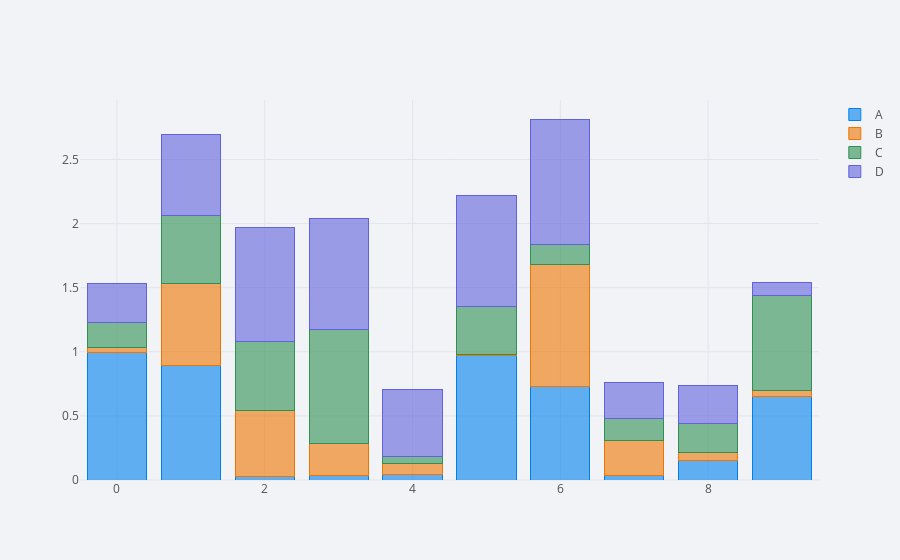

Notebook cell for this chart:
### Code cell
'''stack bar chart'''
df.iplot(kind='bar', barmode='stack',
         filename='cufflinks grouped bar chart')

### Figure 1 — Plotly figure (JSON) as saved in the notebook; plotly's stock layout.template omitted (floating-point values rounded to 4 significant figures)
{"data": [{"marker": {"color": "rgba(0, 128, 240, 0.6)", "line": {"color": "rgba(0, 128, 240, 1.0)", "width": 1}}, "name": "A", "orientation": "v", "text": "", "type": "bar", "uid": "d9614032-8034-4458-944b-93a4088d943b", "x": [0, 1, 2, 3, 4, 5, 6, 7, 8, 9], "y": [0.9916, 0.8921, 0.02774, 0.03346, 0.04555, 0.9681, 0.7273, 0.03597, 0.1536, 0.6491]}, {"marker": {"color": "rgba(238, 118, 0, 0.6)", "line": {"color": "rgba(238, 118, 0, 1.0)", "width": 1}}, "name": "B", "orientation": "v", "text": "", "type": "bar", "uid": "5d673bf0-003a-4e11-baf8-c07937abfc0f", "x": [0, 1, 2, 3, 4, 5, 6, 7, 8, 9], "y": [0.04299, 0.641, 0.5116, 0.2484, 0.08173, 0.008873, 0.9573, 0.2721, 0.05818, 0.05166]}, {"marker": {"color": "rgba(48, 144, 84, 0.6)", "line": {"color": "rgba(48, 144, 84, 1.0)", "width": 1}}, "name": "C", "orientation": "v", "text": "", "type": "bar", "uid": "f637b24a-e6d7-4fb7-8b5e-6672555443df", "x": [0, 1, 2, 3, 4, 5, 6, 7, 8, 9], "y": [0.1968, 0.5268, 0.5423, 0.8937, 0.05663, 0.3737, 0.1511, 0.1716, 0.2266, 0.7349]}, {"marker": {"color": "rgba(98, 98, 222, 0.6)", "line": {"color": "rgba(98, 98, 222, 1.0)", "width": 1}}, "name": "D", "orientation": "v", "text": "", "type": "bar", "uid": "c81efa9e-a0f5-45cc-92d1-2c7c79f1dc93", "x": [0, 1, 2, 3, 4, 5, 6, 7, 8, 9], "y": [0.2975, 0.6329, 0.8909, 0.8665, 0.5184, 0.8652, 0.9801, 0.2838, 0.3017, 0.105]}], "layout": {"barmode": "stack", "legend": {"bgcolor": "#F2F3F7", "font": {"color": "#505050"}, "traceorder": "normal"}, "paper_bgcolor": "#F2F3F7", "plot_bgcolor": "#F2F3F7", "title": {"font": {"color": "#484848"}}, "xaxis": {"gridcolor": "#E1E5ED", "showgrid": true, "tickfont": {"color": "#505050"}, "title": {"font": {"color": "#505050"}, "text": ""}, "zerolinecolor": "#E1E5ED"}, "yaxis": {"gridcolor": "#E1E5ED", "showgrid": true, "tickfont": {"color": "#505050"}, "title": {"font": {"color": "#505050"}, "text": ""}, "zerolinecolor": "#E1E5ED"}}}
